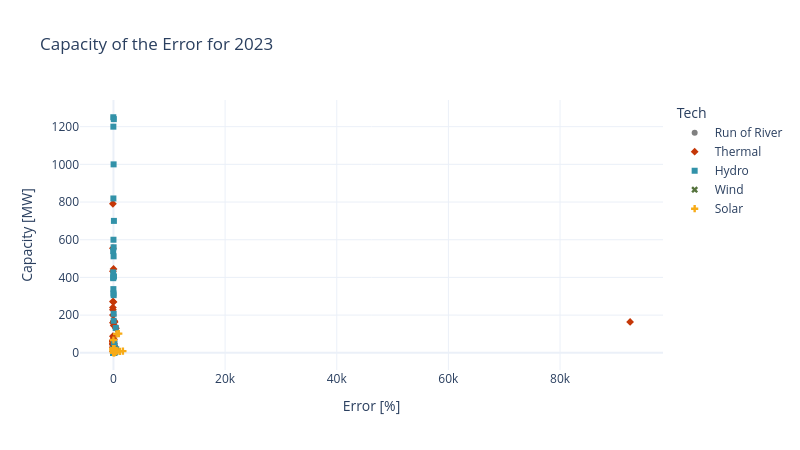

Notebook code for this chart:
### Code cell
# Meassure by Year, group from timestamps
err_x_cap_year = err_x_cap.copy()
err_x_cap_year = err_x_cap_year.groupby(['GENERATION_PROJECT','Tech']).agg({
    'Error': 'mean', 'Capacity [MW]' : 'mean'
}).reset_index()
err_x_cap_year[base_year] = base_year
plot_err_x_cap(err_x_cap_year, base_year,'Tech')

### Figure 1 — Plotly figure (JSON) as saved in the notebook; plotly's stock layout.template omitted (floating-point values rounded to 4 significant figures; data arrays with more than 128 entries replaced by an {"elided": "..."} marker saying what was removed)
{"data": [{"customdata": [["Run of River", "2023"], ["Run of River", "2023"], ["Run of River", "2023"], ["Run of River", "2023"], ["Run of River", "2023"], ["Run of River", "2023"], ["Run of River", "2023"], ["Run of River", "2023"], ["Run of River", "2023"], ["Run of River", "2023"], ["Run of River", "2023"], ["Run of River", "2023"], ["Run of River", "2023"], ["Run of River", "2023"], ["Run of River", "2023"], ["Run of River", "2023"]], "hovertemplate": "Tech=%{customdata[0]}<br>Error [%]=%{x}<br>Capacity [MW]=%{y}<br>2023=%{customdata[1]}<extra></extra>", "legendgroup": "Run of River", "marker": {"color": "#808080", "symbol": "circle"}, "mode": "markers", "name": "Run of River", "orientation": "v", "showlegend": true, "type": "scatter", "x": [-4.636, -6.669, 13.12, 33.94, 15.82, 14.4, 11.65, 17.49, 6.721, 18.26, 23.47, 22.18, 28.09, 302.1, 445.2, -7.576], "xaxis": "x", "y": [80, 56, 78, 150, 55, 30, 3.75, 19.9, 19.8, 19.9, 10, 19.8, 19.9, 35, 135, 50], "yaxis": "y"}, {"customdata": [["Thermal", "2023"], ["Thermal", "2023"], ["Thermal", "2023"], ["Thermal", "2023"], ["Thermal", "2023"], ["Thermal", "2023"], ["Thermal", "2023"], ["Thermal", "2023"], ["Thermal", "2023"], ["Thermal", "2023"], ["Thermal", "2023"], ["Thermal", "2023"], ["Thermal", "2023"], ["Thermal", "2023"], ["Thermal", "2023"], ["Thermal", "2023"], ["Thermal", "2023"], ["Thermal", "2023"], ["Thermal", "2023"], ["Thermal", "2023"], ["Thermal", "2023"], ["Thermal", "2023"], ["Thermal", "2023"], ["Thermal", "2023"], ["Thermal", "2023"], ["Thermal", "2023"], ["Thermal", "2023"], ["Thermal", "2023"], ["Thermal", "2023"], ["Thermal", "2023"], ["Thermal", "2023"], ["Thermal", "2023"], ["Thermal", "2023"], ["Thermal", "2023"], ["Thermal", "2023"], ["Thermal", "2023"], ["Thermal", "2023"], ["Thermal", "2023"], ["Thermal", "2023"]], "hovertemplate": "Tech=%{customdata[0]}<br>Error [%]=%{x}<br>Capacity [MW]=%{y}<br>2023=%{customdata[1]}<extra></extra>", "legendgroup": "Thermal", "marker": {"color": "#C53707", "symbol": "diamond"}, "mode": "markers", "name": "Thermal", "orientation": "v", "showlegend": true, "type": "scatter", "x": [-100.0, -100.0, -100.0, -100.0, -100.0, -100.0, -100.0, -100.0, 14.24, 49.44, 450.1, 216.4, -80.28, 81.31, -1.265, 66.71, -100.0, -100.0, 91.23, 104.0, 92550.0, 13.52, -99.62, -100.0, -100.0, -100.0, -100.0, -100.0, -100.0, -100.0, 17.88, 21.96, 27.58, 5.021, -100.0, 114.6, -43.97, -100.0, -7.683], "xaxis": "x", "y": [60, 60, 555, 52, 60, 66, 200, 160, 445, 145, 130, 164, 36, 72, 70, 165, 45, 45, 165, 170, 164, 270, 791, 28, 272, 50, 229, 88, 433, 241, 50, 50, 50, 6.5, 8, 36, 63, 64, 63], "yaxis": "y"}, {"customdata": {"elided": "129x2 str values"}, "hovertemplate": "Tech=%{customdata[0]}<br>Error [%]=%{x}<br>Capacity [MW]=%{y}<br>2023=%{customdata[1]}<extra></extra>", "legendgroup": "Hydro", "marker": {"color": "#3292A9", "symbol": "square"}, "mode": "markers", "name": "Hydro", "orientation": "v", "showlegend": true, "type": "scatter", "x": {"elided": "129 float values"}, "xaxis": "x", "y": {"elided": "129 float values"}, "yaxis": "y"}, {"customdata": [["Wind", "2023"], ["Wind", "2023"]], "hovertemplate": "Tech=%{customdata[0]}<br>Error [%]=%{x}<br>Capacity [MW]=%{y}<br>2023=%{customdata[1]}<extra></extra>", "legendgroup": "Wind", "marker": {"color": "#55733D", "symbol": "x"}, "mode": "markers", "name": "Wind", "orientation": "v", "showlegend": true, "type": "scatter", "x": [52.5, 27.54], "xaxis": "x", "y": [20, 12], "yaxis": "y"}, {"customdata": [["Solar", "2023"], ["Solar", "2023"], ["Solar", "2023"], ["Solar", "2023"], ["Solar", "2023"], ["Solar", "2023"], ["Solar", "2023"], ["Solar", "2023"], ["Solar", "2023"], ["Solar", "2023"], ["Solar", "2023"], ["Solar", "2023"], ["Solar", "2023"], ["Solar", "2023"], ["Solar", "2023"], ["Solar", "2023"], ["Solar", "2023"], ["Solar", "2023"], ["Solar", "2023"], ["Solar", "2023"], ["Solar", "2023"], ["Solar", "2023"], ["Solar", "2023"], ["Solar", "2023"], ["Solar", "2023"], ["Solar", "2023"], ["Solar", "2023"], ["Solar", "2023"], ["Solar", "2023"], ["Solar", "2023"], ["Solar", "2023"], ["Solar", "2023"], ["Solar", "2023"], ["Solar", "2023"], ["Solar", "2023"], ["Solar", "2023"], ["Solar", "2023"], ["Solar", "2023"], ["Solar", "2023"], ["Solar", "2023"], ["Solar", "2023"], ["Solar", "2023"], ["Solar", "2023"], ["Solar", "2023"], ["Solar", "2023"], ["Solar", "2023"], ["Solar", "2023"]], "hovertemplate": "Tech=%{customdata[0]}<br>Error [%]=%{x}<br>Capacity [MW]=%{y}<br>2023=%{customdata[1]}<extra></extra>", "legendgroup": "Solar", "marker": {"color": "#F7AB17", "symbol": "cross"}, "mode": "markers", "name": "Solar", "orientation": "v", "showlegend": true, "type": "scatter", "x": [61.2, 90.08, 157.0, 92.03, 92.7, 182.0, 419.0, -18.74, -10.53, -2.296, -22.37, -22.05, 15.5, 43.56, 38.85, 323.9, 15.63, 1690.0, 200.0, -6.126, 74.61, 3.602, 567.7, 710.0, 57.0, 72.2, 26.29, 39.44, 63.07, 250.3, 1142.0, 206.4, -18.14, 949.9, 21.44, 46.16, -5.805, 29.11, 32.78, 56.22, 15.52, -1.266, -13.83, 39.4, 43.21, 91.07, 406.6], "xaxis": "x", "y": [9.9, 0.99, 4, 1.39, 4.99, 1.41, 6.4, 19.9, 19.9, 19.9, 19.9, 17.9, 3, 5.06, 11.5, 9.9, 11.5, 9, 21.9, 68, 9.9, 21.9, 100, 9.5, 2.45, 16, 9.1, 11.5, 9.9, 9.9, 7.4, 2.9, 9.9, 102, 9.1, 19.9, 18.5, 8.06, 4, 9.9, 19.9, 9.9, 1, 21.9, 21.9, 9.1, 9.8], "yaxis": "y"}], "layout": {"height": 450, "legend": {"title": {"text": "Tech"}, "tracegroupgap": 0}, "title": {"text": "Capacity of the Error for 2023"}, "width": 800, "xaxis": {"anchor": "y", "domain": [0, 1], "title": {"text": "Error [%]"}}, "yaxis": {"anchor": "x", "domain": [0, 1], "title": {"text": "Capacity [MW]"}}}}
